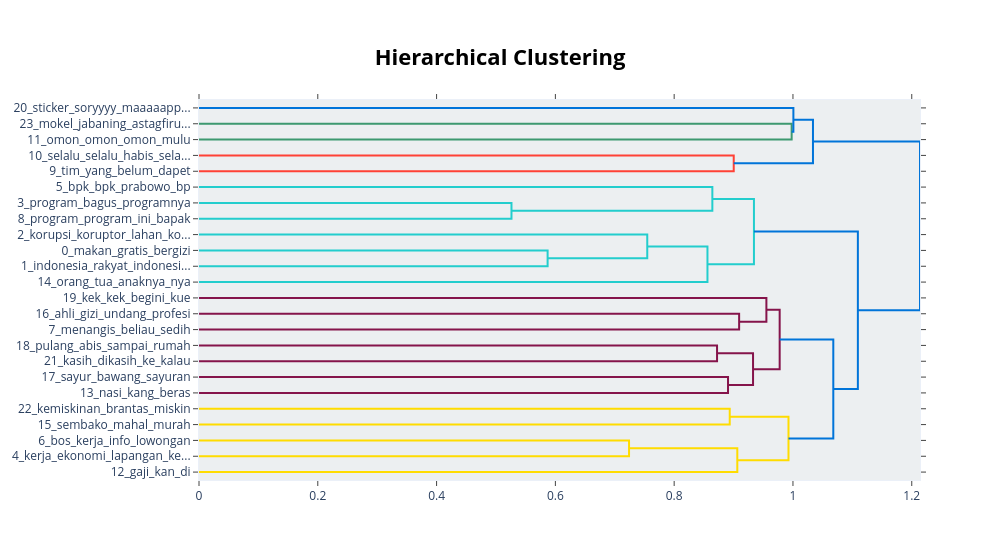

This figure's notebook cell:
### Code cell
fig = topic_model.visualize_hierarchy()
fig.write_html('output/bertopic_modeling_hierarchy.html')
fig.show()

### Figure 1 — Plotly figure (JSON) as saved in the notebook; plotly's stock layout.template omitted (floating-point values rounded to 4 significant figures)
{"data": [{"hoverinfo": "text", "marker": {"color": "rgb(61,153,112)"}, "mode": "lines", "type": "scatter", "x": [0.0, 0.9978, 0.9978, 0.0], "xaxis": "x", "y": [-15.0, -15.0, -25.0, -25.0], "yaxis": "y"}, {"hoverinfo": "text", "marker": {"color": "rgb(0,116,217)"}, "mode": "lines", "type": "scatter", "x": [0.0, 1.001, 1.001, 0.9978], "xaxis": "x", "y": [-5.0, -5.0, -20.0, -20.0], "yaxis": "y"}, {"hoverinfo": "text", "marker": {"color": "rgb(255,65,54)"}, "mode": "lines", "type": "scatter", "x": [0.0, 0.9003, 0.9003, 0.0], "xaxis": "x", "y": [-35.0, -35.0, -45.0, -45.0], "yaxis": "y"}, {"hoverinfo": "text", "marker": {"color": "rgb(0,116,217)"}, "mode": "lines", "type": "scatter", "x": [1.001, 1.034, 1.034, 0.9003], "xaxis": "x", "y": [-12.5, -12.5, -40.0, -40.0], "yaxis": "y"}, {"hoverinfo": "text", "marker": {"color": "rgb(35,205,205)"}, "mode": "lines", "type": "scatter", "x": [0.0, 0.5261, 0.5261, 0.0], "xaxis": "x", "y": [-65.0, -65.0, -75.0, -75.0], "yaxis": "y"}, {"hoverinfo": "text", "marker": {"color": "rgb(35,205,205)"}, "mode": "lines", "type": "scatter", "x": [0.0, 0.8643, 0.8643, 0.5261], "xaxis": "x", "y": [-55.0, -55.0, -70.0, -70.0], "yaxis": "y"}, {"hoverinfo": "text", "marker": {"color": "rgb(35,205,205)"}, "mode": "lines", "type": "scatter", "x": [0.0, 0.5869, 0.5869, 0.0], "xaxis": "x", "y": [-95.0, -95.0, -105.0, -105.0], "yaxis": "y"}, {"hoverinfo": "text", "marker": {"color": "rgb(35,205,205)"}, "mode": "lines", "type": "scatter", "x": [0.0, 0.7547, 0.7547, 0.5869], "xaxis": "x", "y": [-85.0, -85.0, -100.0, -100.0], "yaxis": "y"}, {"hoverinfo": "text", "marker": {"color": "rgb(35,205,205)"}, "mode": "lines", "type": "scatter", "x": [0.7547, 0.8561, 0.8561, 0.0], "xaxis": "x", "y": [-92.5, -92.5, -115.0, -115.0], "yaxis": "y"}, {"hoverinfo": "text", "marker": {"color": "rgb(35,205,205)"}, "mode": "lines", "type": "scatter", "x": [0.8643, 0.9343, 0.9343, 0.8561], "xaxis": "x", "y": [-62.5, -62.5, -103.8, -103.8], "yaxis": "y"}, {"hoverinfo": "text", "marker": {"color": "rgb(133,20,75)"}, "mode": "lines", "type": "scatter", "x": [0.0, 0.9094, 0.9094, 0.0], "xaxis": "x", "y": [-135.0, -135.0, -145.0, -145.0], "yaxis": "y"}, {"hoverinfo": "text", "marker": {"color": "rgb(133,20,75)"}, "mode": "lines", "type": "scatter", "x": [0.0, 0.9553, 0.9553, 0.9094], "xaxis": "x", "y": [-125.0, -125.0, -140.0, -140.0], "yaxis": "y"}, {"hoverinfo": "text", "marker": {"color": "rgb(133,20,75)"}, "mode": "lines", "type": "scatter", "x": [0.0, 0.8722, 0.8722, 0.0], "xaxis": "x", "y": [-155.0, -155.0, -165.0, -165.0], "yaxis": "y"}, {"hoverinfo": "text", "marker": {"color": "rgb(133,20,75)"}, "mode": "lines", "type": "scatter", "x": [0.0, 0.8907, 0.8907, 0.0], "xaxis": "x", "y": [-175.0, -175.0, -185.0, -185.0], "yaxis": "y"}, {"hoverinfo": "text", "marker": {"color": "rgb(133,20,75)"}, "mode": "lines", "type": "scatter", "x": [0.8722, 0.9328, 0.9328, 0.8907], "xaxis": "x", "y": [-160.0, -160.0, -180.0, -180.0], "yaxis": "y"}, {"hoverinfo": "text", "marker": {"color": "rgb(133,20,75)"}, "mode": "lines", "type": "scatter", "x": [0.9553, 0.9776, 0.9776, 0.9328], "xaxis": "x", "y": [-132.5, -132.5, -170.0, -170.0], "yaxis": "y"}, {"hoverinfo": "text", "marker": {"color": "rgb(255,220,0)"}, "mode": "lines", "type": "scatter", "x": [0.0, 0.8936, 0.8936, 0.0], "xaxis": "x", "y": [-195.0, -195.0, -205.0, -205.0], "yaxis": "y"}, {"hoverinfo": "text", "marker": {"color": "rgb(255,220,0)"}, "mode": "lines", "type": "scatter", "x": [0.0, 0.724, 0.724, 0.0], "xaxis": "x", "y": [-215.0, -215.0, -225.0, -225.0], "yaxis": "y"}, {"hoverinfo": "text", "marker": {"color": "rgb(255,220,0)"}, "mode": "lines", "type": "scatter", "x": [0.724, 0.9063, 0.9063, 0.0], "xaxis": "x", "y": [-220.0, -220.0, -235.0, -235.0], "yaxis": "y"}, {"hoverinfo": "text", "marker": {"color": "rgb(255,220,0)"}, "mode": "lines", "type": "scatter", "x": [0.8936, 0.9925, 0.9925, 0.9063], "xaxis": "x", "y": [-200.0, -200.0, -227.5, -227.5], "yaxis": "y"}, {"hoverinfo": "text", "marker": {"color": "rgb(0,116,217)"}, "mode": "lines", "type": "scatter", "x": [0.9776, 1.068, 1.068, 0.9925], "xaxis": "x", "y": [-151.2, -151.2, -213.8, -213.8], "yaxis": "y"}, {"hoverinfo": "text", "marker": {"color": "rgb(0,116,217)"}, "mode": "lines", "type": "scatter", "x": [0.9343, 1.109, 1.109, 1.068], "xaxis": "x", "y": [-83.12, -83.12, -182.5, -182.5], "yaxis": "y"}, {"hoverinfo": "text", "marker": {"color": "rgb(0,116,217)"}, "mode": "lines", "type": "scatter", "x": [1.034, 1.214, 1.214, 1.109], "xaxis": "x", "y": [-26.25, -26.25, -132.8, -132.8], "yaxis": "y"}], "layout": {"autosize": false, "height": 560, "hoverlabel": {"bgcolor": "white", "font": {"family": "Rockwell", "size": 16}}, "hovermode": "closest", "plot_bgcolor": "#ECEFF1", "showlegend": false, "title": {"font": {"color": "Black", "size": 22}, "text": "<b>Hierarchical Clustering</b>", "x": 0.5, "xanchor": "center", "yanchor": "top"}, "width": 1000, "xaxis": {"mirror": "allticks", "rangemode": "tozero", "showgrid": false, "showline": true, "showticklabels": true, "ticks": "outside", "type": "linear", "zeroline": false}, "yaxis": {"mirror": "allticks", "range": [-240, 0], "rangemode": "tozero", "showgrid": false, "showline": true, "showticklabels": true, "tickmode": "array", "ticks": "outside", "ticktext": ["20_sticker_soryyyy_maaaaapp...", "23_mokel_jabaning_astagfiru...", "11_omon_omon_omon_mulu", "10_selalu_selalu_habis_sela...", "9_tim_yang_belum_dapet", "5_bpk_bpk_prabowo_bp", "3_program_bagus_programnya", "8_program_program_ini_bapak", "2_korupsi_koruptor_lahan_ko...", "0_makan_gratis_bergizi", "1_indonesia_rakyat_indonesi...", "14_orang_tua_anaknya_nya", "19_kek_kek_begini_kue", "16_ahli_gizi_undang_profesi", "7_menangis_beliau_sedih", "18_pulang_abis_sampai_rumah", "21_kasih_dikasih_ke_kalau", "17_sayur_bawang_sayuran", "13_nasi_kang_beras", "22_kemiskinan_brantas_miskin", "15_sembako_mahal_murah", "6_bos_kerja_info_lowongan", "4_kerja_ekonomi_lapangan_ke...", "12_gaji_kan_di"], "tickvals": [-5, -15, -25, -35, -45, -55, -65, -75, -85, -95, -105, -115, -125, -135, -145, -155, -165, -175, -185, -195, -205, -215, -225, -235], "type": "linear", "zeroline": false}}}
